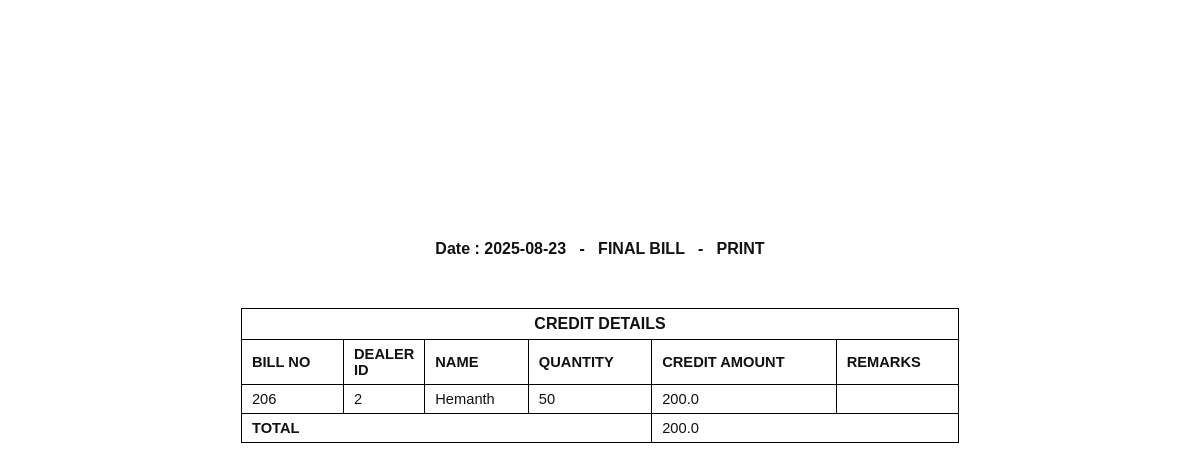
The page /print_daily_credit_dealers_details on the database its author committed.
### app.py (models this page shows, shortened)
class Dealer_details(db.Model):
    id = db.Column(db.Integer, primary_key=True)
    dealer_id = db.Column(db.String(100), nullable=False, unique=True)
    name = db.Column(db.String(100), nullable=False)
    mobile = db.Column(db.String(15), nullable=False)
    address = db.Column(db.String(400), nullable=True)
    aadhaar_file = db.Column(db.String(400))  # Path to Aadhaar copy
    photo_file = db.Column(db.String(400))

class BillingHistory(db.Model):
    id = db.Column(db.Integer, primary_key=True)
    billing_id = db.Column(db.Integer, nullable=False)
    dealer_id = db.Column(db.String(100), nullable=False)
    item_id = db.Column(db.Integer)
    quantity = db.Column(db.Integer, nullable=False)
    item_price = db.Column(db.Float, nullable=False)
    total_amount = db.Column(db.Float, nullable=False)
    gst_amount = db.Column(db.Float, nullable=False)
    grand_total = db.Column(db.Float, nullable=False)
    credit_balance = db.Column(db.Float, nullable=False)
    paid_amount_gpay = db.Column(db.Float, nullable=False)
    paid_amount_cash = db.Column(db.Float, nullable=False)
    credit_amount = db.Column(db.Float, nullable=False)
    remaining_balance = db.Column(db.Float, nullable=False)
    timestamp = db.Column(db.DateTime, default=datetime.now)
    voided = db.Column(db.Boolean, default=False)

### app.py (the view)
@app.route('/print_daily_credit_dealers_details')
def print_daily_credit_dealers_details():
    date = datetime.now().date()
    billing_history_details = db.session.query(Dealer_details, BillingHistory).outerjoin(BillingHistory, Dealer_details.dealer_id == BillingHistory.dealer_id).filter(func.date(BillingHistory.timestamp)==date).filter(or_(BillingHistory.voided == False, BillingHistory.voided == None)).filter(BillingHistory.credit_amount!=0).order_by(BillingHistory.timestamp.asc()).all()
    billingHistory = BillingHistory.query.filter(func.date(BillingHistory.timestamp)==date).filter(or_(BillingHistory.voided == False, BillingHistory.voided == None)).filter(BillingHistory.credit_amount!=0).all()
    total_credit_amount = sum([row.credit_amount for row in billingHistory])
    return_path = "/"
    return render_template('print_daily_credit_dealers_details.html',
                           billing_history_details=billing_history_details,total_credit_amount=total_credit_amount,
                            date=date,
                            return_path=return_path)

### templates/print_daily_credit_dealers_details.html (shortened to what this page needs)
<!doctype html>
<html lang="en">
<head>
</head>
<body onload="printAndRedirect()">
  <div class="sheet">
    <p style="text-align:center; font-size:12pt; font-weight:600; margin-bottom:6mm;">
      Date : {{ date or "00.00.2000" }} &nbsp; - &nbsp; FINAL BILL &nbsp; - &nbsp; PRINT
    </p>
    <table>
      <tr><td colspan="6" class="section-title">CREDIT DETAILS</td></tr>
      <tr>
        <th>BILL NO</th><th class="dealer-id-column">DEALER ID</th><th>NAME</th><th>QUANTITY</th><th>CREDIT AMOUNT</th><th>REMARKS</th>
      </tr>
      {% for dealers, billing_history in billing_history_details %}
      <tr>
        <td>{{ billing_history.id }}</td>
        <td>{{ dealers.dealer_id }}</td>
        <td>{{ dealers.name }}</td>
        <td>{{ billing_history.quantity }}</td>
        <td>{{ billing_history.credit_amount }}</td>
        <td></td>
      </tr>
      {% endfor %}
      <tr><td colspan="4"><b>TOTAL</b></td><td colspan="2">{{ total_credit_amount }}</td></tr>
    </table>
  </div>
</body>
</html>

### templates/print_daily_credit_dealers_details.html (style rules this page uses)
html, body { height: 100%; }
body { margin: 0; margin-top: 20%; font-family: Arial, Helvetica, sans-serif; -webkit-print-color-adjust: exact; print-color-adjust: exact; color: #111; }
.sheet { box-sizing: border-box; padding: 12mm; max-width: 190mm; margin: 0 auto; padding: 0; }
table { width: 100%; margin-top: 50px; border-collapse: collapse; border: 1px solid #000; }
th, td { border: 1px solid #000; padding: 6px 10px; font-size: 11pt; text-align: left; }
.dealer-id-column { width: 50px; }
.section-title { font-weight: bold; text-align: center; padding: 6px; font-size: 12pt; }

### rows shown on the page
Dealer_details: id "206", dealer_id "2", name "Hemanth", quantity "50", credit_amount "200.0"

### other values the page prints
{{ total_credit_amount }} "200.0"
